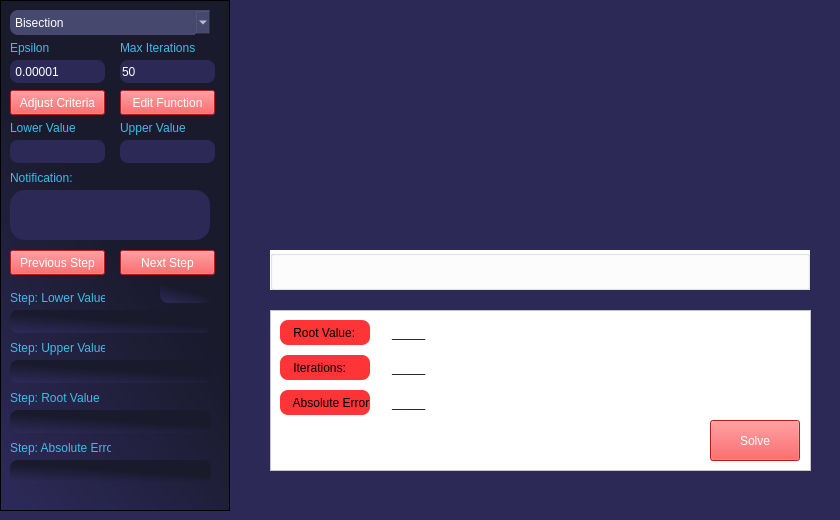
<?xml version="1.0" encoding="UTF-8"?>
<ui version="4.0">
 <class>main_window</class>
 <widget class="QMainWindow" name="main_window">
  <property name="enabled">
   <bool>true</bool>
  </property>
  <property name="geometry">
   <rect>
    <x>0</x>
    <y>0</y>
    <width>840</width>
    <height>520</height>
   </rect>
  </property>
  <property name="minimumSize">
   <size>
    <width>840</width>
    <height>520</height>
   </size>
  </property>
  <property name="maximumSize">
   <size>
    <width>840</width>
    <height>520</height>
   </size>
  </property>
  <property name="mouseTracking">
   <bool>false</bool>
  </property>
  <property name="acceptDrops">
   <bool>false</bool>
  </property>
  <property name="windowTitle">
   <string>Path Finder</string>
  </property>
  <property name="windowOpacity">
   <double>1.000000000000000</double>
  </property>
  <property name="layoutDirection">
   <enum>Qt::LeftToRight</enum>
  </property>
  <property name="autoFillBackground">
   <bool>false</bool>
  </property>
  <property name="styleSheet">
   <string notr="true">background-color: rgb(44, 41, 86, 255);</string>
  </property>
  <property name="animated">
   <bool>true</bool>
  </property>
  <property name="documentMode">
   <bool>false</bool>
  </property>
  <property name="tabShape">
   <enum>QTabWidget::Rounded</enum>
  </property>
  <property name="dockNestingEnabled">
   <bool>false</bool>
  </property>
  <property name="dockOptions">
   <set>QMainWindow::AllowTabbedDocks|QMainWindow::AnimatedDocks</set>
  </property>
  <property name="unifiedTitleAndToolBarOnMac">
   <bool>false</bool>
  </property>
  <widget class="QWidget" name="centralwidget">
   <widget class="QPushButton" name="adjust_criteria_button">
    <property name="geometry">
     <rect>
      <x>10</x>
      <y>90</y>
      <width>95</width>
      <height>25</height>
     </rect>
    </property>
    <property name="cursor">
     <cursorShape>PointingHandCursor</cursorShape>
    </property>
    <property name="autoFillBackground">
     <bool>false</bool>
    </property>
    <property name="styleSheet">
     <string notr="true">background-color: rgb(255, 39, 42);color:white;
</string>
    </property>
    <property name="text">
     <string>Adjust Criteria</string>
    </property>
   </widget>
   <widget class="QLineEdit" name="max_iterations">
    <property name="geometry">
     <rect>
      <x>120</x>
      <y>60</y>
      <width>95</width>
      <height>23</height>
     </rect>
    </property>
    <property name="styleSheet">
     <string notr="true">border-radius : 8;color:white;</string>
    </property>
    <property name="inputMask">
     <string/>
    </property>
    <property name="text">
     <string>50</string>
    </property>
   </widget>
   <widget class="QLineEdit" name="absolute_error_criteria">
    <property name="geometry">
     <rect>
      <x>10</x>
      <y>60</y>
      <width>95</width>
      <height>23</height>
     </rect>
    </property>
    <property name="styleSheet">
     <string notr="true">border-radius : 8;color:white;</string>
    </property>
    <property name="inputMask">
     <string/>
    </property>
    <property name="text">
     <string> 0.00001</string>
    </property>
   </widget>
   <widget class="QLabel" name="label">
    <property name="geometry">
     <rect>
      <x>10</x>
      <y>40</y>
      <width>95</width>
      <height>16</height>
     </rect>
    </property>
    <property name="styleSheet">
     <string notr="true">color: rgb(60, 189, 228);background-color : transparent;
</string>
    </property>
    <property name="text">
     <string>Epsilon</string>
    </property>
   </widget>
   <widget class="QLabel" name="label_2">
    <property name="geometry">
     <rect>
      <x>120</x>
      <y>40</y>
      <width>95</width>
      <height>16</height>
     </rect>
    </property>
    <property name="styleSheet">
     <string notr="true">color: rgb(60, 189, 228);background-color : transparent;
</string>
    </property>
    <property name="text">
     <string>Max Iterations</string>
    </property>
   </widget>
   <widget class="QComboBox" name="selected_method">
    <property name="geometry">
     <rect>
      <x>10</x>
      <y>10</y>
      <width>201</width>
      <height>25</height>
     </rect>
    </property>
    <property name="styleSheet">
     <string notr="true">color: rgb(255, 255, 255);background-color: rgb(70, 72, 110);border-radius : 8;</string>
    </property>
    <property name="editable">
     <bool>false</bool>
    </property>
    <property name="currentText">
     <string>Bisection</string>
    </property>
    <property name="currentIndex">
     <number>0</number>
    </property>
    <property name="frame">
     <bool>true</bool>
    </property>
    <item>
     <property name="text">
      <string>Bisection</string>
     </property>
    </item>
    <item>
     <property name="text">
      <string>False Position</string>
     </property>
    </item>
    <item>
     <property name="text">
      <string>Fixed Point</string>
     </property>
    </item>
    <item>
     <property name="text">
      <string>Newton-Raphson</string>
     </property>
    </item>
    <item>
     <property name="text">
      <string>Secant</string>
     </property>
    </item>
    <item>
     <property name="text">
      <string>Bierge-Vieta</string>
     </property>
    </item>
    <item>
     <property name="text">
      <string>General Algorithm</string>
     </property>
    </item>
   </widget>
   <widget class="QLabel" name="lower_value">
    <property name="geometry">
     <rect>
      <x>10</x>
      <y>120</y>
      <width>95</width>
      <height>16</height>
     </rect>
    </property>
    <property name="styleSheet">
     <string notr="true">color: rgb(60, 189, 228);background-color : transparent;
</string>
    </property>
    <property name="text">
     <string>Lower Value</string>
    </property>
   </widget>
   <widget class="QLineEdit" name="lower_value_text">
    <property name="geometry">
     <rect>
      <x>10</x>
      <y>140</y>
      <width>95</width>
      <height>23</height>
     </rect>
    </property>
    <property name="styleSheet">
     <string notr="true">border-radius : 8;color:white;</string>
    </property>
    <property name="inputMask">
     <string/>
    </property>
    <property name="text">
     <string/>
    </property>
   </widget>
   <widget class="QLabel" name="label_4">
    <property name="geometry">
     <rect>
      <x>120</x>
      <y>120</y>
      <width>95</width>
      <height>16</height>
     </rect>
    </property>
    <property name="styleSheet">
     <string notr="true">color: rgb(60, 189, 228);background-color : transparent;
</string>
    </property>
    <property name="text">
     <string>Upper Value</string>
    </property>
   </widget>
   <widget class="QLineEdit" name="upper_value_text">
    <property name="geometry">
     <rect>
      <x>120</x>
      <y>140</y>
      <width>95</width>
      <height>23</height>
     </rect>
    </property>
    <property name="styleSheet">
     <string notr="true">border-radius : 8;color:white;</string>
    </property>
    <property name="inputMask">
     <string/>
    </property>
    <property name="text">
     <string/>
    </property>
   </widget>
   <widget class="QLabel" name="label_5">
    <property name="geometry">
     <rect>
      <x>10</x>
      <y>170</y>
      <width>95</width>
      <height>15</height>
     </rect>
    </property>
    <property name="styleSheet">
     <string notr="true">color: rgb(60, 189, 228);background-color : transparent;
</string>
    </property>
    <property name="text">
     <string>Notification:</string>
    </property>
   </widget>
   <widget class="QTextEdit" name="notification">
    <property name="enabled">
     <bool>false</bool>
    </property>
    <property name="geometry">
     <rect>
      <x>10</x>
      <y>190</y>
      <width>200</width>
      <height>50</height>
     </rect>
    </property>
    <property name="styleSheet">
     <string notr="true">border-radius :15;color:white;</string>
    </property>
   </widget>
   <widget class="MplWidget" name="MplWidget" native="true">
    <property name="geometry">
     <rect>
      <x>270</x>
      <y>10</y>
      <width>540</width>
      <height>230</height>
     </rect>
    </property>
    <property name="font">
     <font>
      <family>Adobe Fan Heiti Std B</family>
      <pointsize>7</pointsize>
      <weight>75</weight>
      <bold>true</bold>
     </font>
    </property>
   </widget>
   <widget class="QFrame" name="frame">
    <property name="geometry">
     <rect>
      <x>0</x>
      <y>0</y>
      <width>230</width>
      <height>511</height>
     </rect>
    </property>
    <property name="minimumSize">
     <size>
      <width>210</width>
      <height>500</height>
     </size>
    </property>
    <property name="mouseTracking">
     <bool>true</bool>
    </property>
    <property name="styleSheet">
     <string notr="true">background-color : qlineargradient(spread:pad, x1:0.579, y1:0.210364, x2:0.107, y2:0.988636, stop:0.255682 rgba(25, 26, 44, 255), stop:1 rgba(44, 41, 86, 255))</string>
    </property>
    <property name="frameShape">
     <enum>QFrame::StyledPanel</enum>
    </property>
    <property name="frameShadow">
     <enum>QFrame::Raised</enum>
    </property>
    <widget class="QPushButton" name="previous_step_button">
     <property name="geometry">
      <rect>
       <x>10</x>
       <y>250</y>
       <width>95</width>
       <height>25</height>
      </rect>
     </property>
     <property name="cursor">
      <cursorShape>PointingHandCursor</cursorShape>
     </property>
     <property name="autoFillBackground">
      <bool>false</bool>
     </property>
     <property name="styleSheet">
      <string notr="true">background-color: rgb(255, 39, 42);color:white;
</string>
     </property>
     <property name="text">
      <string>Previous Step</string>
     </property>
    </widget>
    <widget class="QPushButton" name="next_step_button">
     <property name="geometry">
      <rect>
       <x>120</x>
       <y>250</y>
       <width>95</width>
       <height>25</height>
      </rect>
     </property>
     <property name="cursor">
      <cursorShape>PointingHandCursor</cursorShape>
     </property>
     <property name="autoFillBackground">
      <bool>false</bool>
     </property>
     <property name="styleSheet">
      <string notr="true">background-color: rgb(255, 39, 42);color:white;
</string>
     </property>
     <property name="text">
      <string>Next Step</string>
     </property>
    </widget>
    <widget class="QPushButton" name="edit_function_button">
     <property name="geometry">
      <rect>
       <x>120</x>
       <y>90</y>
       <width>95</width>
       <height>25</height>
      </rect>
     </property>
     <property name="cursor">
      <cursorShape>PointingHandCursor</cursorShape>
     </property>
     <property name="styleSheet">
      <string notr="true">background-color: rgb(255, 39, 42);color:rgb(255, 249, 250)
</string>
     </property>
     <property name="text">
      <string>Edit Function</string>
     </property>
    </widget>
    <widget class="QLabel" name="label_6">
     <property name="geometry">
      <rect>
       <x>10</x>
       <y>290</y>
       <width>95</width>
       <height>15</height>
      </rect>
     </property>
     <property name="styleSheet">
      <string notr="true">color: rgb(60, 189, 228);background-color : transparent;
</string>
     </property>
     <property name="text">
      <string>Step: Lower Value</string>
     </property>
    </widget>
    <widget class="QLineEdit" name="step_lower_value_text">
     <property name="geometry">
      <rect>
       <x>10</x>
       <y>310</y>
       <width>201</width>
       <height>23</height>
      </rect>
     </property>
     <property name="styleSheet">
      <string notr="true">border-radius : 8;color:white;</string>
     </property>
     <property name="inputMask">
      <string/>
     </property>
     <property name="text">
      <string/>
     </property>
    </widget>
    <widget class="QLabel" name="label_8">
     <property name="geometry">
      <rect>
       <x>10</x>
       <y>340</y>
       <width>95</width>
       <height>15</height>
      </rect>
     </property>
     <property name="styleSheet">
      <string notr="true">color: rgb(60, 189, 228);background-color : transparent;
</string>
     </property>
     <property name="text">
      <string>Step: Upper Value</string>
     </property>
    </widget>
    <widget class="QLineEdit" name="step_upper_value_text">
     <property name="geometry">
      <rect>
       <x>10</x>
       <y>360</y>
       <width>201</width>
       <height>23</height>
      </rect>
     </property>
     <property name="styleSheet">
      <string notr="true">border-radius : 8;color:white;</string>
     </property>
     <property name="inputMask">
      <string/>
     </property>
     <property name="text">
      <string/>
     </property>
    </widget>
    <widget class="QLabel" name="label_9">
     <property name="geometry">
      <rect>
       <x>10</x>
       <y>440</y>
       <width>101</width>
       <height>16</height>
      </rect>
     </property>
     <property name="styleSheet">
      <string notr="true">color: rgb(60, 189, 228);background-color : transparent;
</string>
     </property>
     <property name="text">
      <string>Step: Absolute Error</string>
     </property>
    </widget>
    <widget class="QLineEdit" name="step_absolute_error">
     <property name="geometry">
      <rect>
       <x>10</x>
       <y>460</y>
       <width>201</width>
       <height>23</height>
      </rect>
     </property>
     <property name="styleSheet">
      <string notr="true">border-radius : 8;color:white;</string>
     </property>
     <property name="inputMask">
      <string/>
     </property>
     <property name="text">
      <string/>
     </property>
    </widget>
    <widget class="QLabel" name="label_10">
     <property name="geometry">
      <rect>
       <x>10</x>
       <y>390</y>
       <width>95</width>
       <height>15</height>
      </rect>
     </property>
     <property name="styleSheet">
      <string notr="true">color: rgb(60, 189, 228);background-color : transparent;
</string>
     </property>
     <property name="text">
      <string>Step: Root Value</string>
     </property>
    </widget>
    <widget class="QLineEdit" name="step_root_value_text">
     <property name="geometry">
      <rect>
       <x>10</x>
       <y>410</y>
       <width>201</width>
       <height>23</height>
      </rect>
     </property>
     <property name="styleSheet">
      <string notr="true">border-radius : 8;color:white;</string>
     </property>
     <property name="inputMask">
      <string/>
     </property>
     <property name="text">
      <string/>
     </property>
    </widget>
    <widget class="QLineEdit" name="iteration_couner_text">
     <property name="geometry">
      <rect>
       <x>160</x>
       <y>280</y>
       <width>51</width>
       <height>23</height>
      </rect>
     </property>
     <property name="styleSheet">
      <string notr="true">border-radius : 8;color:white;</string>
     </property>
     <property name="inputMask">
      <string/>
     </property>
     <property name="text">
      <string/>
     </property>
    </widget>
   </widget>
   <widget class="QGroupBox" name="graph_adjustments">
    <property name="geometry">
     <rect>
      <x>270</x>
      <y>250</y>
      <width>540</width>
      <height>40</height>
     </rect>
    </property>
    <property name="styleSheet">
     <string notr="true">background-color:white;</string>
    </property>
   </widget>
   <widget class="QFrame" name="frame_2">
    <property name="geometry">
     <rect>
      <x>270</x>
      <y>310</y>
      <width>541</width>
      <height>161</height>
     </rect>
    </property>
    <property name="styleSheet">
     <string notr="true">background-color:white;</string>
    </property>
    <property name="frameShape">
     <enum>QFrame::StyledPanel</enum>
    </property>
    <property name="frameShadow">
     <enum>QFrame::Raised</enum>
    </property>
    <widget class="QLabel" name="absolute_error">
     <property name="geometry">
      <rect>
       <x>10</x>
       <y>80</y>
       <width>90</width>
       <height>25</height>
      </rect>
     </property>
     <property name="styleSheet">
      <string notr="true">color:black;background-color : rgb(255, 52, 55);border-radius : 8;
</string>
     </property>
     <property name="text">
      <string>    Absolute Error:</string>
     </property>
    </widget>
    <widget class="QLabel" name="iterations">
     <property name="geometry">
      <rect>
       <x>10</x>
       <y>45</y>
       <width>90</width>
       <height>25</height>
      </rect>
     </property>
     <property name="styleSheet">
      <string notr="true">color:black;background-color : rgb(255, 52, 55);border-radius : 8;
</string>
     </property>
     <property name="text">
      <string>    Iterations:</string>
     </property>
    </widget>
    <widget class="QLabel" name="root_value">
     <property name="geometry">
      <rect>
       <x>10</x>
       <y>10</y>
       <width>90</width>
       <height>25</height>
      </rect>
     </property>
     <property name="styleSheet">
      <string notr="true">color:black;background-color : rgb(255, 52, 55);border-radius : 8;
</string>
     </property>
     <property name="text">
      <string>    Root Value:</string>
     </property>
    </widget>
    <widget class="QPushButton" name="solve_button">
     <property name="geometry">
      <rect>
       <x>440</x>
       <y>110</y>
       <width>90</width>
       <height>41</height>
      </rect>
     </property>
     <property name="cursor">
      <cursorShape>PointingHandCursor</cursorShape>
     </property>
     <property name="autoFillBackground">
      <bool>false</bool>
     </property>
     <property name="styleSheet">
      <string notr="true">background-color: rgb(255, 39, 42);color:white;
</string>
     </property>
     <property name="text">
      <string>Solve</string>
     </property>
    </widget>
    <widget class="QLineEdit" name="root_value_text">
     <property name="geometry">
      <rect>
       <x>120</x>
       <y>10</y>
       <width>180</width>
       <height>25</height>
      </rect>
     </property>
     <property name="styleSheet">
      <string notr="true">border-radius : 8;</string>
     </property>
     <property name="inputMask">
      <string/>
     </property>
     <property name="text">
      <string>_____</string>
     </property>
    </widget>
    <widget class="QLineEdit" name="iterations_text">
     <property name="geometry">
      <rect>
       <x>120</x>
       <y>45</y>
       <width>180</width>
       <height>25</height>
      </rect>
     </property>
     <property name="styleSheet">
      <string notr="true">border-radius : 8;</string>
     </property>
     <property name="inputMask">
      <string/>
     </property>
     <property name="text">
      <string>_____</string>
     </property>
    </widget>
    <widget class="QLineEdit" name="absolute_error_text">
     <property name="geometry">
      <rect>
       <x>120</x>
       <y>80</y>
       <width>180</width>
       <height>25</height>
      </rect>
     </property>
     <property name="styleSheet">
      <string notr="true">border-radius : 8;</string>
     </property>
     <property name="inputMask">
      <string/>
     </property>
     <property name="text">
      <string>_____</string>
     </property>
    </widget>
   </widget>
   <zorder>frame_2</zorder>
   <zorder>frame</zorder>
   <zorder>adjust_criteria_button</zorder>
   <zorder>max_iterations</zorder>
   <zorder>absolute_error_criteria</zorder>
   <zorder>label</zorder>
   <zorder>label_2</zorder>
   <zorder>selected_method</zorder>
   <zorder>lower_value</zorder>
   <zorder>lower_value_text</zorder>
   <zorder>label_4</zorder>
   <zorder>upper_value_text</zorder>
   <zorder>label_5</zorder>
   <zorder>notification</zorder>
   <zorder>MplWidget</zorder>
   <zorder>graph_adjustments</zorder>
  </widget>
  <widget class="QMenuBar" name="menubar">
   <property name="enabled">
    <bool>true</bool>
   </property>
   <property name="geometry">
    <rect>
     <x>0</x>
     <y>0</y>
     <width>840</width>
     <height>21</height>
    </rect>
   </property>
  </widget>
 </widget>
 <customwidgets>
  <customwidget>
   <class>MplWidget</class>
   <extends>QWidget</extends>
   <header>mplwidget.h</header>
   <container>1</container>
  </customwidget>
 </customwidgets>
 <resources/>
 <connections/>
</ui>
